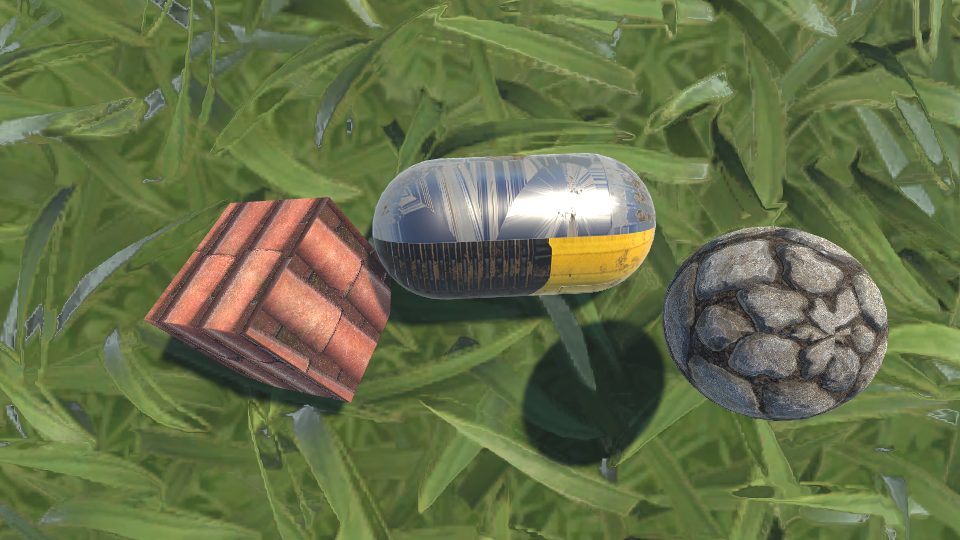
//> input picture stereovision_cpp/test_images/left_31.png, 960 x 540 px
$ ./pointcloud   (built with g++ and OpenCV 4)
//> lines starting //> are read from the running program, lines starting //| are printed output that depends on the picture
#include "opencv2/calib3d.hpp"
#include "opencv2/imgcodecs.hpp"
#include "opencv2/highgui.hpp"
#include "opencv2/imgproc.hpp"
#include "opencv2/core/utility.hpp"

#include <vector>
#include <string>
#include <algorithm>
#include <iostream>
#include <iterator>
#include <fstream>
#include <stdio.h>
#include <stdlib.h>
#include <ctype.h>

using namespace cv;
using namespace std;
// [276 lines left out: function StereoCalib, not called in this run]

static void saveXYZ(const char* filename, const Mat& mat)
{
    const double max_z = 1.0e4;

    int count=0;
    for(int y = 0; y < mat.rows; y++)
    {
        for(int x = 0; x < mat.cols; x++)
        {
            Vec3f point = mat.at<Vec3f>(y, x);
            if(fabs(point[2] - max_z) < FLT_EPSILON || fabs(point[2]) > max_z) continue;
            count+=1;
            //fprintf(fp, "%f %f %f\n", point[0], point[1], point[2]);
        }
    }
    ofstream outfile(filename);
    outfile << "ply\n" << "format ascii 1.0\n" << "comment VTK generated PLY File\n";
    outfile << "obj_info vtkPolyData points and polygons : vtk4.0\n" << "element vertex " << count << "\n";
    outfile << "property float x\n" << "property float y\n" << "property float z\n" << "element face 0\n";
    outfile << "property list uchar int vertex_indices\n" << "end_header\n";
    for(int y = 0; y < mat.rows; y++)
        {
            for(int x = 0; x < mat.cols; x++)
            {
                Vec3f point = mat.at<Vec3f>(y, x);
                if(fabs(point[2] - max_z) < FLT_EPSILON || fabs(point[2]) > max_z) continue;
                outfile << point[0]<< " ";
                outfile << point[1] << " ";
                outfile << point[2] << " ";
                outfile << "\n";

            }
        }
    outfile.close();
}


int main( int argc, char** argv )
{
	bool calib=false;
	if(calib)
	{
		int w=7;
		int h=7;
		float squareSize=1.0;
		bool showRectified=true;
		bool useCalibrated=false;
		bool showCorners=true;
		int numImgPairs=30;
		string folder="calib_images/";
		vector<string> imageList;
		for(int i=0; i<numImgPairs; i++)
		{
			imageList.push_back(folder+"left_"+to_string(i)+".png");
			imageList.push_back(folder+"right_"+to_string(i)+".png");
		}
		for(int i=0; i<numImgPairs*2; i++)
		{
			cout << imageList[i] << endl;
		}
		Size boardSize;
		boardSize.width=w;
		boardSize.height=h;
		cout << "starting calibration" << endl;
		StereoCalib(imageList, boardSize, squareSize, showCorners, useCalibrated, showRectified);
		cout << "ended calibration" << endl;
		return 0;
	}
	else
	{
		string img1_filename="left_31.png";
		string img2_filename="right_31.png";
		string disparity_filename="disp.txt";
		string point_cloud_filename = "pointcloud.ply";
		string intrinsic_filename = "intrinsics.yml";
		string extrinsic_filename = "extrinsics.yml";
		int numberOfDisparities=0; //leave 0 for default value
		int SADWindowSize=0; //leave 0 for default value
		float scale = 1.0f; //1 is no scaling


		//below this goes into method
		string folder="test_images/";

		int color_mode=-1;
		Mat img1 = imread(folder+img1_filename, color_mode);
//> img1 is the input picture: 540 rows x 960 cols, CV_8UC3; mean B, G, R 72.5, 112.2, 101.6
		Mat img2 = imread(folder+img2_filename, color_mode);
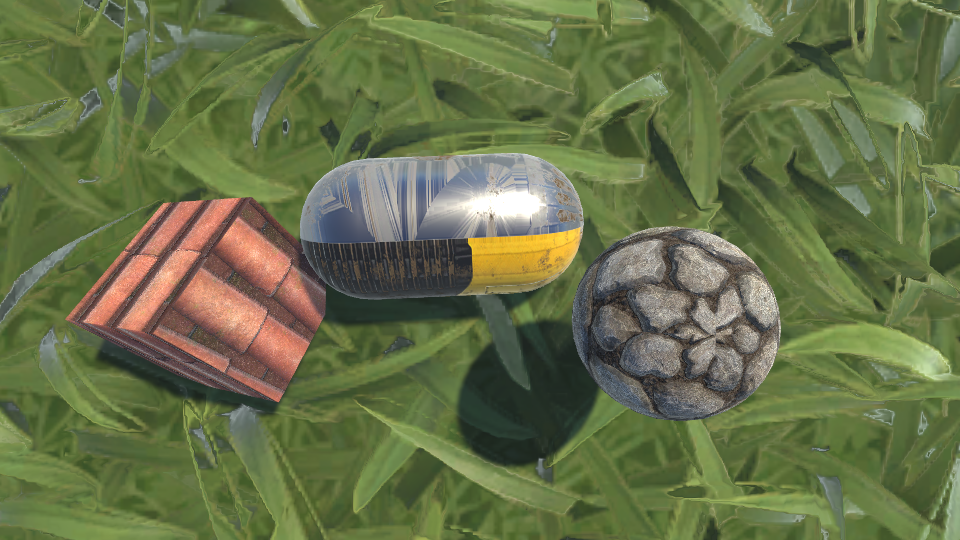
//> input picture stereovision_cpp/test_images/right_31.png, 960 x 540 px
//> img2 is the input picture: 540 rows x 960 cols, CV_8UC3; mean B, G, R 72.3, 112.6, 102.1

		if (scale != 1.f)
		    {
		        Mat temp1, temp2;
		        int method = scale < 1 ? INTER_AREA : INTER_CUBIC;
		        resize(img1, temp1, Size(), scale, scale, method);
		        img1 = temp1;
		        resize(img2, temp2, Size(), scale, scale, method);
		        img2 = temp2;
		    }


		Size img_size = img1.size();
//> img_size = Size(960, 540)
		Rect roi1, roi2;
		Mat Q;

		FileStorage fs(intrinsic_filename, FileStorage::READ);
		if(!fs.isOpened())
		{
			printf("Failed to open intrinsic file %s\n", intrinsic_filename.c_str());
			return -1;
		}

		Mat M1, D1, M2, D2;
		fs["M1"] >> M1;
		fs["D1"] >> D1;
		fs["M2"] >> M2;
		fs["D2"] >> D2;

		M1 *= scale;
		M2 *= scale;


		fs.open(extrinsic_filename, FileStorage::READ);
		if(!fs.isOpened())
		{
			printf("Failed to open extrinsic file %s\n", extrinsic_filename.c_str());
			return -1;
		}

		Mat R, T, R1, P1, R2, P2;
		fs["R"] >> R;
		fs["T"] >> T;

		stereoRectify( M1, D1, M2, D2, img_size, R, T, R1, R2, P1, P2, Q, CALIB_ZERO_DISPARITY, -1, img_size, &roi1, &roi2 );

		Mat map11, map12, map21, map22;
		initUndistortRectifyMap(M1, D1, R1, P1, img_size, CV_16SC2, map11, map12);
		initUndistortRectifyMap(M2, D2, R2, P2, img_size, CV_16SC2, map21, map22);

		Mat img1r, img2r;
		remap(img1, img1r, map11, map12, INTER_LINEAR);
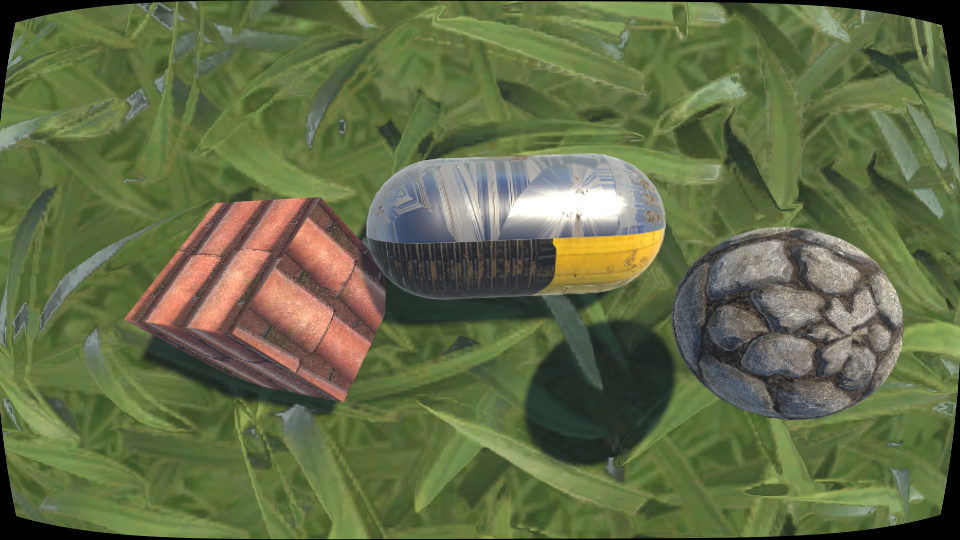
//> img1r: 540 rows x 960 cols, CV_8UC3; mean B, G, R 70.8, 108.9, 99.1
		remap(img2, img2r, map21, map22, INTER_LINEAR);
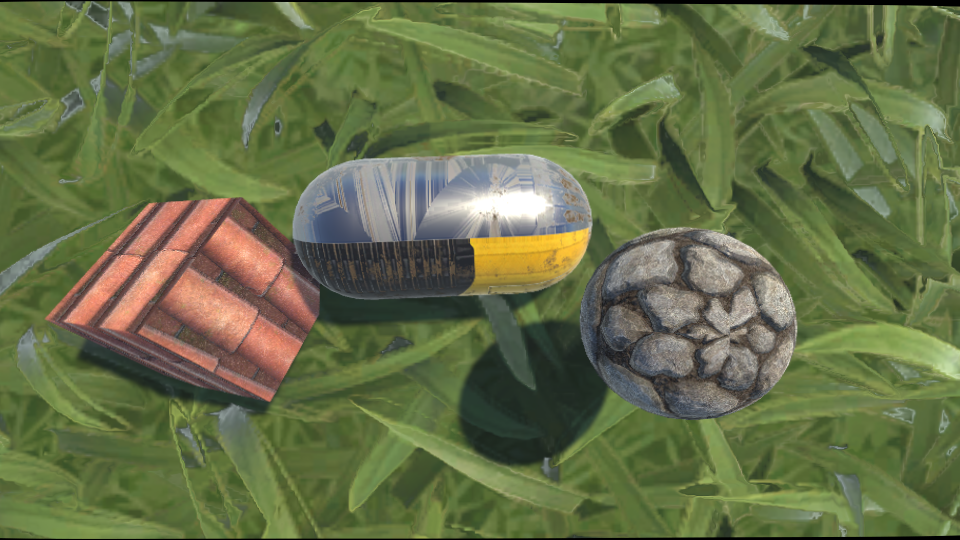
//> img2r: 540 rows x 960 cols, CV_8UC3; mean B, G, R 71.8, 111.3, 101.3

		img1 = img1r;
		img2 = img2r;


		Ptr<StereoSGBM> sgbm = StereoSGBM::create(0,16,3);
		numberOfDisparities = numberOfDisparities > 0 ? numberOfDisparities : ((img_size.width/8) + 15) & -16;
//> numberOfDisparities = 128
		int sgbmWinSize = SADWindowSize > 0 ? SADWindowSize : 3;

		sgbm->setPreFilterCap(63);
		sgbm->setBlockSize(sgbmWinSize);

		int cn = img1.channels();
//> cn = 3
		sgbm->setP1(8*cn*sgbmWinSize*sgbmWinSize);
		sgbm->setP2(32*cn*sgbmWinSize*sgbmWinSize);
		sgbm->setMinDisparity(0);
		sgbm->setNumDisparities(numberOfDisparities);
		sgbm->setUniquenessRatio(10);
		sgbm->setSpeckleWindowSize(100);
		sgbm->setSpeckleRange(32);
		sgbm->setDisp12MaxDiff(1);
		//saveXYZ();
		sgbm->setMode(StereoSGBM::MODE_SGBM);


		Mat disp, disp8;
		int64 t = getTickCount();

		float disparity_multiplier = 1.0f;
		sgbm->compute(img1, img2, disp);
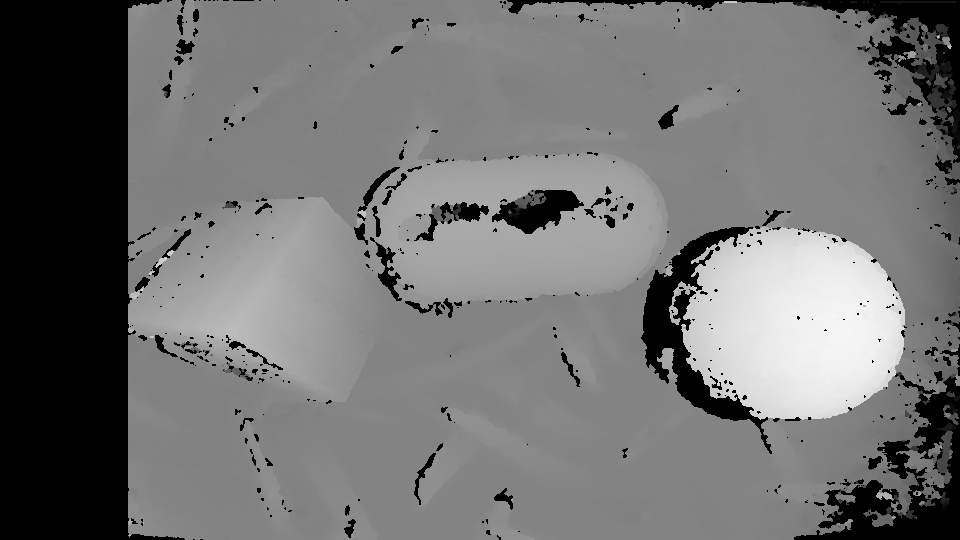
//> disp: 540 rows x 960 cols, CV_16SC1; min -16, max 2032, mean 902.3; drawn with min black and max white
		if (disp.type() == CV_16S)
		{
			disparity_multiplier = 16.0f;
		}

		t = getTickCount() - t;
		disp.convertTo(disp8, CV_8U, 255/(numberOfDisparities*16.));

		namedWindow("left", 1);
		imshow("left", img1);
		namedWindow("right", 1);
		imshow("right", img2);
		namedWindow("disparity", 0);
		imshow("disparity", disp8);
		printf("press any key to continue...");
		fflush(stdout);
		waitKey();
		printf("\n");

		printf("storing the point cloud...");
		fflush(stdout);
		Mat xyz;
		Mat floatDisp;
		disp.convertTo(floatDisp, CV_32F, 1.0f / disparity_multiplier);
		reprojectImageTo3D(floatDisp, xyz, Q, true);
//> xyz: 540 rows x 960 cols, CV_32FC3; 0.07% of the values are NaN or infinite; the others: min -1949.9, max 10000, mean 725.1
//> Q = [[1, 0, 0, -485.5], [0, 1, 0, -269.7], [0, 0, 0, 529.6], [0, 0, 0.243, 0]]
		saveXYZ(point_cloud_filename.c_str(), xyz);
//> the loop in saveXYZ, `for(int y = 0; y < mat.rows; y++)` made 540 passes
//> count on passes 1 to 3: 290, 736, 1302
//> after the loop in saveXYZ, `for(int y = 0; y < mat.rows; y++)`: count = 415528
		printf("\n");
		return 0;
//> (the program exits here)
